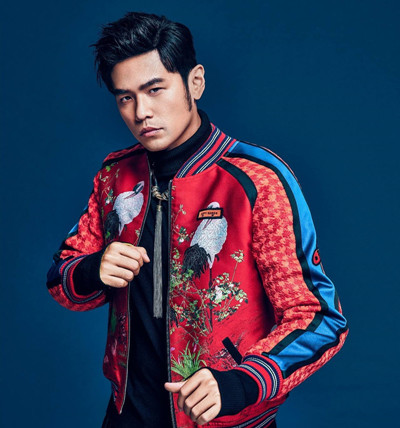
#> input picture leolab/opencv/demo/image_src/jay.jpg, 400 x 428 px
$ python demo01_find.py   (older library calls are emulated)
#> lines starting #> are read from the running program, lines starting #| are printed output that depends on the picture; after the words box and inside, x2 and y2 are one past the last pixel; in counts of white or black regions, pixels touching at a corner belong together

import cv2
import numpy as np

# 图像轮廓


img_file = "../image_src/jay.jpg"

img = cv2.imread(img_file, 0) #必须是灰度图像
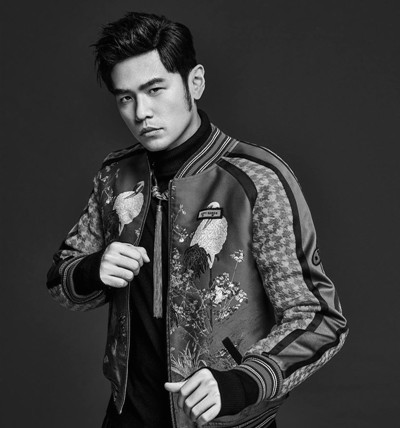
#> img: shape (428, 400); min 0, max 253, mean 57.4
ret, binary = cv2.threshold(img, 125, 255, cv2.THRESH_BINARY)
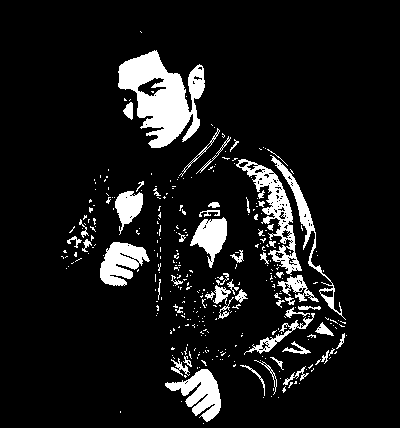
#> binary: shape (428, 400); 9.6% white; 343 white regions (289 under 20 px)
cv2.imshow("binary", binary)

image, contours, hierarchy = cv2.findContours(binary, cv2.RETR_EXTERNAL, cv2.CHAIN_APPROX_NONE)
#> contours = 339 contours, 301 with area under 20; largest, box (x1, y1, x2, y2) and area: (118, 50, 205, 148) 4518, (236, 159, 302, 275) 2010, (165, 369, 221, 422) 1294, (100, 242, 150, 286) 1259, (190, 217, 227, 268) 918

cv2.waitKey()

cv2.destroyAllWindows()
